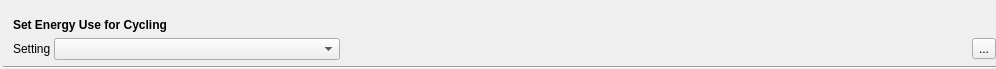
<?xml version="1.0" encoding="UTF-8"?>
<ui version="4.0">
 <class>IFilterEnergyCycle</class>
 <widget class="QWidget" name="IFilterEnergyCycle">
  <property name="geometry">
   <rect>
    <x>0</x>
    <y>0</y>
    <width>996</width>
    <height>69</height>
   </rect>
  </property>
  <property name="sizePolicy">
   <sizepolicy hsizetype="Preferred" vsizetype="Preferred">
    <horstretch>0</horstretch>
    <verstretch>0</verstretch>
   </sizepolicy>
  </property>
  <property name="windowTitle">
   <string>Form</string>
  </property>
  <layout class="QGridLayout" name="gridLayout">
   <property name="leftMargin">
    <number>3</number>
   </property>
   <property name="topMargin">
    <number>0</number>
   </property>
   <property name="rightMargin">
    <number>0</number>
   </property>
   <property name="bottomMargin">
    <number>0</number>
   </property>
   <property name="horizontalSpacing">
    <number>3</number>
   </property>
   <property name="verticalSpacing">
    <number>6</number>
   </property>
   <item row="2" column="1">
    <layout class="QHBoxLayout" name="horizontalLayout">
     <property name="spacing">
      <number>3</number>
     </property>
     <item>
      <widget class="QLabel" name="label">
       <property name="text">
        <string>Setting</string>
       </property>
      </widget>
     </item>
     <item>
      <widget class="QComboBox" name="comboBox">
       <property name="toolTip">
        <string>Select a user specific set of parameters to compute energy use (consumption) for a cycling track.</string>
       </property>
       <property name="currentText">
        <string/>
       </property>
       <property name="minimumContentsLength">
        <number>32</number>
       </property>
       <property name="iconSize">
        <size>
         <width>16</width>
         <height>16</height>
        </size>
       </property>
      </widget>
     </item>
     <item>
      <spacer name="horizontalSpacer">
       <property name="orientation">
        <enum>Qt::Horizontal</enum>
       </property>
       <property name="sizeHint" stdset="0">
        <size>
         <width>40</width>
         <height>20</height>
        </size>
       </property>
      </spacer>
     </item>
     <item>
      <widget class="QToolButton" name="toolApply">
       <property name="toolTip">
        <string>Open dialog to modify parameter set and compute energy use (consumption) for a cycling track.</string>
       </property>
       <property name="text">
        <string>...</string>
       </property>
       <property name="icon">
        <iconset resource="../../../resources.qrc">
         <normaloff>:/icons/32x32/Apply.png</normaloff>:/icons/32x32/Apply.png</iconset>
       </property>
       <property name="iconSize">
        <size>
         <width>22</width>
         <height>22</height>
        </size>
       </property>
      </widget>
     </item>
    </layout>
   </item>
   <item row="3" column="0" colspan="2">
    <widget class="Line" name="line">
     <property name="orientation">
      <enum>Qt::Horizontal</enum>
     </property>
    </widget>
   </item>
   <item row="0" column="0" rowspan="3">
    <widget class="QLabel" name="label_3">
     <property name="sizePolicy">
      <sizepolicy hsizetype="Maximum" vsizetype="Preferred">
       <horstretch>0</horstretch>
       <verstretch>0</verstretch>
      </sizepolicy>
     </property>
     <property name="text">
      <string/>
     </property>
     <property name="pixmap">
      <pixmap resource="../../../resources.qrc">:/icons/48x48/FilterEnergyCycle.png</pixmap>
     </property>
    </widget>
   </item>
   <item row="1" column="1">
    <widget class="QLabel" name="label_2">
     <property name="text">
      <string>&lt;b&gt;Set Energy Use for Cycling&lt;/b&gt;</string>
     </property>
    </widget>
   </item>
  </layout>
 </widget>
 <resources>
  <include location="../../../resources.qrc"/>
 </resources>
 <connections/>
</ui>
